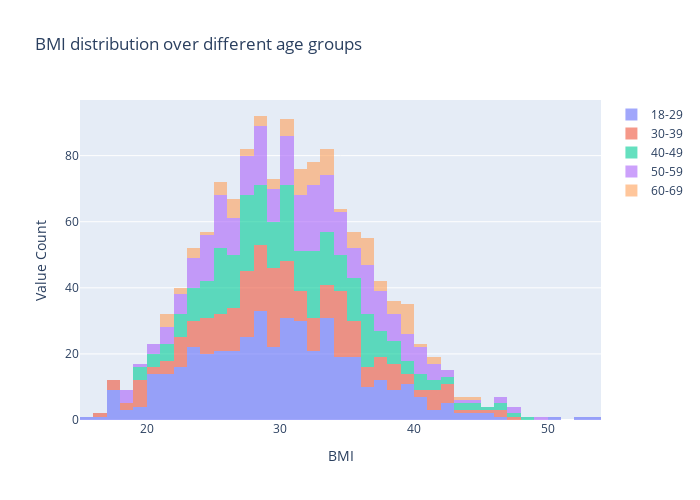

The cell this chart's notebook holds for it:
### Code cell
#### BMI VS Age
fig = go.Figure()

for age_range in df_plot.age_range.unique():
    fig.add_trace(go.Histogram(
        x=df_plot.loc[df_plot.age_range==age_range,"bmi"],
        histnorm='',
        name=age_range, # name used in legend and hover labels
        opacity=0.6
    ))

fig.update_layout(width=700, height=500, barmode = 'relative', title = 'BMI distribution over different age groups', 
          yaxis = dict(title = 'Value Count', automargin = True),
          xaxis = dict(title = 'BMI', automargin = True))
fig.update_xaxes(categoryarray=labels_charge)

fig.show()

### Figure 1 — Plotly figure (JSON) as saved in the notebook; plotly's stock layout.template omitted (floating-point values rounded to 4 significant figures; data arrays with more than 128 entries replaced by an {"elided": "..."} marker saying what was removed)
{"data": [{"histnorm": "", "name": "18-29", "opacity": 0.6, "type": "histogram", "x": {"elided": "444 float values"}}, {"histnorm": "", "name": "30-39", "opacity": 0.6, "type": "histogram", "x": {"elided": "257 float values"}}, {"histnorm": "", "name": "40-49", "opacity": 0.6, "type": "histogram", "x": {"elided": "281 float values"}}, {"histnorm": "", "name": "50-59", "opacity": 0.6, "type": "histogram", "x": {"elided": "265 float values"}}, {"histnorm": "", "name": "60-69", "opacity": 0.6, "type": "histogram", "x": [26.29, 23.09, 28.31, 32.97, 24.7, 39.1, 31.3, 29.92, 35.09, 22.04, 41.47, 37.7, 31.57, 39.33, 31.8, 27.74, 32.2, 26.22, 33.8, 36.38, 31.16, 34.5, 27.55, 30.02, 36.77, 21.09, 30.11, 31.46, 25.6, 32.97, 39.16, 26.98, 33.88, 35.86, 38.09, 28.31, 41.33, 25.08, 43.4, 39.2, 31.73, 40.48, 36.3, 30.8, 21.4, 36.86, 35.91, 39.05, 38.19, 33.91, 22.99, 32.02, 37.4, 37.91, 39.7, 36.1, 29.92, 35.97, 31.82, 33.1, 32.3, 23.66, 26.89, 32.11, 44, 39.8, 28.2, 25, 33.2, 39.16, 39.93, 35.2, 36.85, 33.33, 38.38, 26.41, 21.66, 31.45, 33.66, 30.5, 25.08, 32.68, 21.66, 36.96, 23.76, 36.3, 30.88, 26.7, 38.83, 33.53, 29.07]}], "layout": {"barmode": "relative", "height": 500, "title": {"text": "BMI distribution over different age groups"}, "width": 700, "xaxis": {"automargin": true, "categoryarray": ["0-4K", "4-8K", "8-12K", "12-16K", "16-20K", "20-24K", "24-28K", "28-32K", "32-36K", "36-40K", "40-44K", "44-48K", "48-52K", "52-56K", "56-60K", "60-64K", "64-68K", "68-72K", "72-76K", "76-80K"], "title": {"text": "BMI"}}, "yaxis": {"automargin": true, "title": {"text": "Value Count"}}}}
